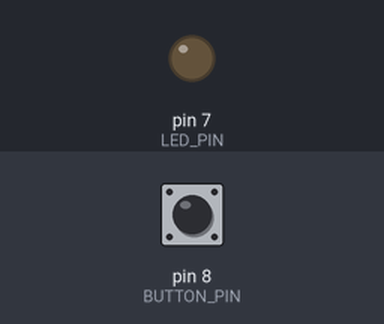
Simulated run of this sketch. Board: Arduino Nano, built with avr-gcc and run on an emulated ATmega328P. On the bench: output pins drawn as LEDs (lit = HIGH). Dashed ring = blinking. Inputs (shaded band) come from the test bench; at power-on: pin 8 (BUTTON_PIN) HIGH.

Above: at 1.2 s.
1.3 s: pin 8 (BUTTON_PIN) pulled LOW for 0.15 s
At 1.71 s:
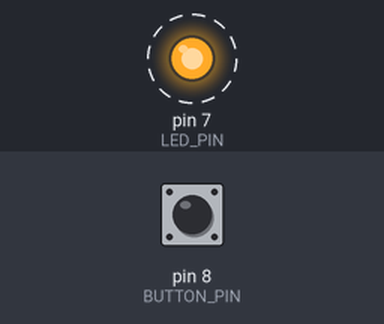
4.4 s: pin 8 (BUTTON_PIN) pulled LOW for 1 s
At 4.9 s:
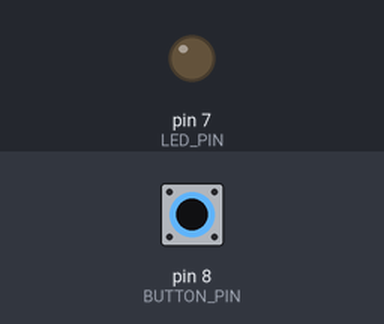
6.9 s: pin 8 (BUTTON_PIN) pulled LOW for 3.2 s
At 10.35 s:
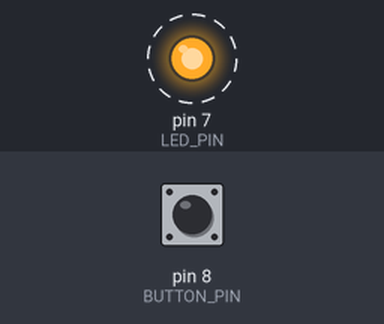
Timing chart, 0 to 19.1 s (numbered marks = the images above; inputs shaded):
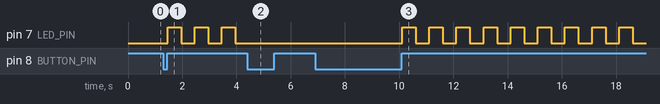

Measured:
- after the input at 1.3 s, pin 7 (LED_PIN): alternates HIGH for 0.50 s and LOW for 0.50 s, starting after 0.16 s
- after the input at 4.4 s, pin 7 (LED_PIN): stops changing and stays LOW
- after the input at 6.9 s, pin 7 (LED_PIN): alternates HIGH for 0.50 s and LOW for 0.50 s, starting after 3.2 s

The sketch:

button_test.ino
```cpp
#include <Arduino.h>
#include "button.h"

#define BUTTON_PIN 8
#define LED_PIN 7

bool blinking = false;
unsigned long lastBlinkTime = 0;
bool ledState = LOW;

void setup() {
  pinMode(BUTTON_PIN, INPUT_PULLUP);
  pinMode(LED_PIN, OUTPUT);
  digitalWrite(LED_PIN, LOW);
}

void loop() {
  if (readButtonPress(BUTTON_PIN)) {
    blinking = !blinking;
    if (!blinking) {
      digitalWrite(LED_PIN, LOW);
    }
  }

  if (blinking && millis() - lastBlinkTime >= 500) {
    lastBlinkTime = millis();
    ledState = !ledState;
    digitalWrite(LED_PIN, ledState);
  }
}
```

button.h
```cpp
#ifndef BUTTON_H
#define BUTTON_H

#include <Arduino.h>

const unsigned long debounceDelay = 50;

bool readButtonPress(uint8_t pin) {
    static bool lastState = HIGH;
    static unsigned long lastDebounceTime = 0;
    bool currentState = digitalRead(pin);

    if (currentState != lastState) {
        lastDebounceTime = millis();
        lastState = currentState;
    }

    if ((millis() - lastDebounceTime) > debounceDelay && currentState == LOW) {
        while (digitalRead(pin) == LOW);
        delay(10);
        return true;
    }

    return false;
}

#endif
```
